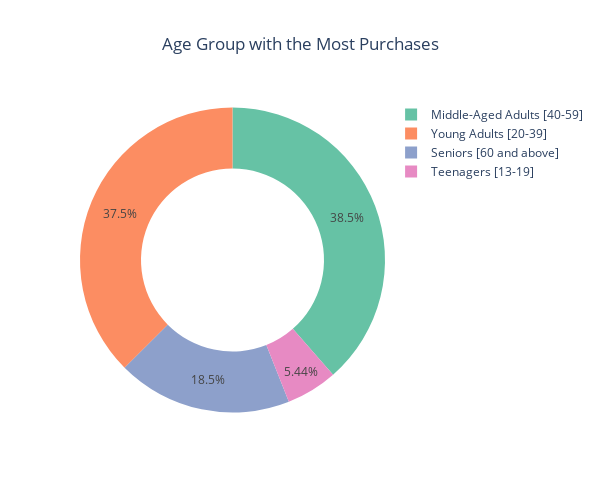

Notebook cell for this chart:
### Code cell
# Creating the donut chart
colors = ['#66c2a5', '#fc8d62', '#8da0cb', '#e78ac3']
fig = go.Figure(data=[go.Pie(labels=no_of_purch['Age Groups'], 
                             values=no_of_purch['Number of Purchases'], hole=0.6, marker=dict(colors=colors))])

# Setting layout options
fig.update_layout(title='Age Group with the Most Purchases', title_x=0.5, width=600, height=500)

# Show the plot
fig.show()

print(' -----------FIGURE 4.1---------------')

### Figure 1 — Plotly figure (JSON) as saved in the notebook; plotly's stock layout.template omitted (floating-point values rounded to 4 significant figures)
{"data": [{"hole": 0.6, "labels": ["Middle-Aged Adults [40-59]", "Young Adults [20-39]", "Seniors [60 and above]", "Teenagers [13-19]"], "marker": {"colors": ["#66c2a5", "#fc8d62", "#8da0cb", "#e78ac3"]}, "type": "pie", "values": [1503, 1462, 723, 212]}], "layout": {"height": 500, "title": {"text": "Age Group with the Most Purchases", "x": 0.5}, "width": 600}}
